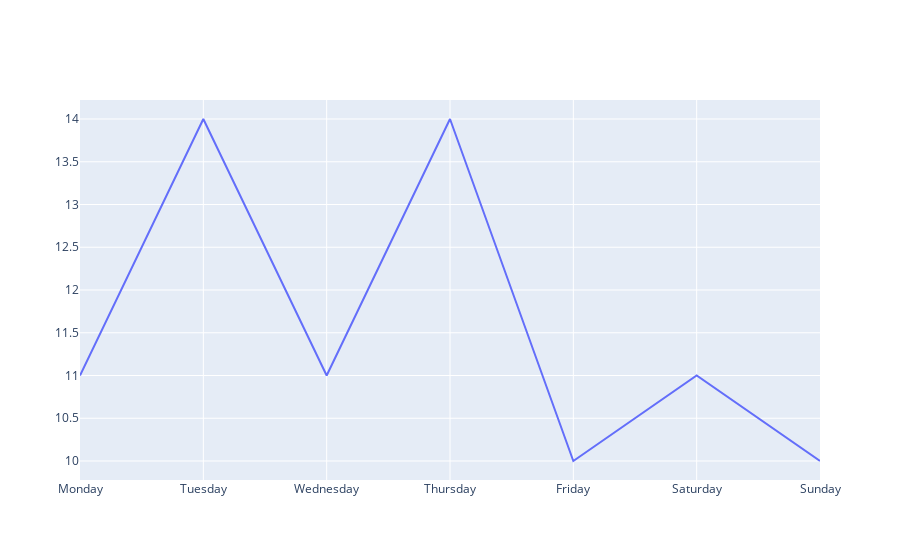

Notebook code cell kept with this figure:
### Markdown cell above
## Simple line

### Code cell
trace = go.Scatter(x = days,
                   y = sales,
                  mode = "lines")

data = [trace]

# iplot({"data":data}) # old way of doing things in Jupyter Notebook!
pio.show({"data": data})

### Figure 1 — Plotly figure (JSON) as saved in the notebook; plotly's stock layout.template omitted (floating-point values rounded to 4 significant figures)
{"data": [{"mode": "lines", "type": "scatter", "x": ["Monday", "Tuesday", "Wednesday", "Thursday", "Friday", "Saturday", "Sunday"], "y": [11, 14, 11, 14, 10, 11, 10]}], "layout": {"autosize": true, "xaxis": {"autorange": true, "range": [0, 6], "type": "category"}, "yaxis": {"autorange": true, "range": [9.778, 14.22], "type": "linear"}}}
